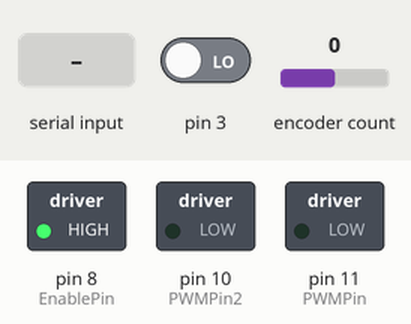
Simulated run of this sketch. Board: Arduino Uno, built with avr-gcc and run on an emulated ATmega328P. On the bench: switched loads named in the sketch (green lamp = pin HIGH). The inputs (shaded band) are chosen by the test bench; at power-on: pin 3 LOW, encoder count 0. What the sketch prints to the serial monitor is not drawn.

Above: at 1.2 s.
1.3 s: "z\n" received over Serial
Timing chart, 0 to 4.3 s (numbered marks = the images above; inputs shaded):
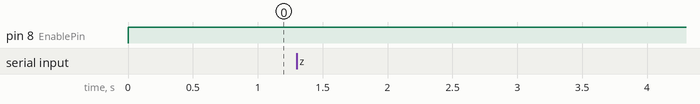

Measured:
- after the input at 1.3 s, every drawn part: stays the same

The sketch:

PD_code.ino
```cpp
// NOT SURE IF IN WORKING STATE -- replaced by p_controller.ino
// 11 May 2019
#include <Rotary.h>

//https://cdn.usdigital.com/assets/datasheets/H5_datasheet.pdf?k=636931248608523021

// --------Lever Encoder--------
int val;
int encoder0Pos = 0;

Rotary r = Rotary(2, 3);
int n = LOW;
const byte CPin = 0;  // analog input channel
int CRaw;      // raw A/D value
float CVal;    // adjusted Amps value

// --------Motor--------
int EnablePin = 8;
int duty;
int PWMPin = 11;  // Timer2
int PWMPin2 = 10;


void setup() {
    Serial.begin (9600);
    pinMode(EnablePin, OUTPUT);
    pinMode(PWMPin, OUTPUT);
    pinMode(PWMPin2, OUTPUT);
    setPwmFrequency(PWMPin, 8);  // change Timer2 divisor to 8 gives 3.9kHz PWM freq
    r.begin();
    PCICR |= (1 << PCIE2);
    PCMSK2 |= (1 << PCINT18) | (1 << PCINT19);
    sei();
}


void loop() {
//    --------Level Encoder--------
//    delay(100);
    char ch = Serial.read();
    if (ch == 'z') {
      encoder0Pos = 0;
      Serial.print("~zeroed~ ... 0.00");
    }

//    --------Motor--------
    digitalWrite(EnablePin, HIGH);
    analogWrite(PWMPin2, 0);

    Serial.println(getCurrentTheta());
// ramp it up
    for(duty = 0; duty <= 255; duty += 50){
      /*analogWrite(PWMPin, duty);*/
      delay(5);
    }

    delay(400);

    for(duty = 0; duty <= 255; duty += 50){
      /*analogWrite(PWMPin, duty);*/
      delay(5);
    }

    // Swap pins to make the motor reverse
    if(PWMPin == 11) {
        PWMPin = 10;
        PWMPin2 = 11;
    } else {
        PWMPin = 11;
        PWMPin2 = 10;
    }

    analogWrite(PWMPin, 0);
}

double getCurrentTheta() {
    return (double(encoder0Pos) / 1250) * 360;
}
    // --------Motor--------
    /*analogWrite(PWMPin2, 0);*/
    /*analogWrite(PWMPin, 255);*/
    /*CRaw = analogRead(CPin);*/
    /*delay(400);*/
    /*analogWrite(PWMPin, 0);*/
    /*delay(5);*/
    /*// Toggle enable to reset the power chips if we have had */
    /*// an overcurrent or overtemp fault*/
    /*digitalWrite(EnablePin, LOW);*/
    /*delay(5);*/

    /*// Swap pins to make the motor reverse*/
    /*if(PWMPin == 11) {*/
      /*PWMPin = 3;*/
      /*PWMPin2 = 11;*/
    /*} else {*/
      /*PWMPin = 11;*/
      /*PWMPin2 = 3;*/
    /*}*/


// ---- Set interrupt to read encoder

ISR(PCINT2_vect) {
    unsigned char result = r.process();
    if (result == DIR_NONE) {
        // do nothing
    }

    else if (result == DIR_CW) {
        encoder0Pos--;
        //Serial.println((double(encoder0Pos) / 1250) * 360);
    }
    else if (result == DIR_CCW) {
        encoder0Pos++;
        //Serial.println((double(encoder0Pos) / 1250) * 360);
    }
}


// ---- Set clock frequency for motor controller

void setPwmFrequency(int pin, int divisor) {
  byte mode;
  if(pin == 5 || pin == 6 || pin == 9 || pin == 10) { // Timer0 or Timer1
    switch(divisor) {
      case 1: mode = 0x01; break;
      case 8: mode = 0x02; break;
      case 64: mode = 0x03; break;
      case 256: mode = 0x04; break;
      case 1024: mode = 0x05; break;
      default: return;
    }
    if(pin == 5 || pin == 6) {
      TCCR0B = TCCR0B & 0b11111000 | mode; // Timer0
    } else {
      TCCR1B = TCCR1B & 0b11111000 | mode; // Timer1
    }
  } else if(pin == 3 || pin == 11) {
    switch(divisor) {
      case 1: mode = 0x01; break;
      case 8: mode = 0x02; break;
      case 32: mode = 0x03; break;
      case 64: mode = 0x04; break;
      case 128: mode = 0x05; break;
      case 256: mode = 0x06; break;
      case 1024: mode = 0x7; break;
      default: return;
    }
    TCCR2B = TCCR2B & 0b11111000 | mode; // Timer2
  }
}
```
